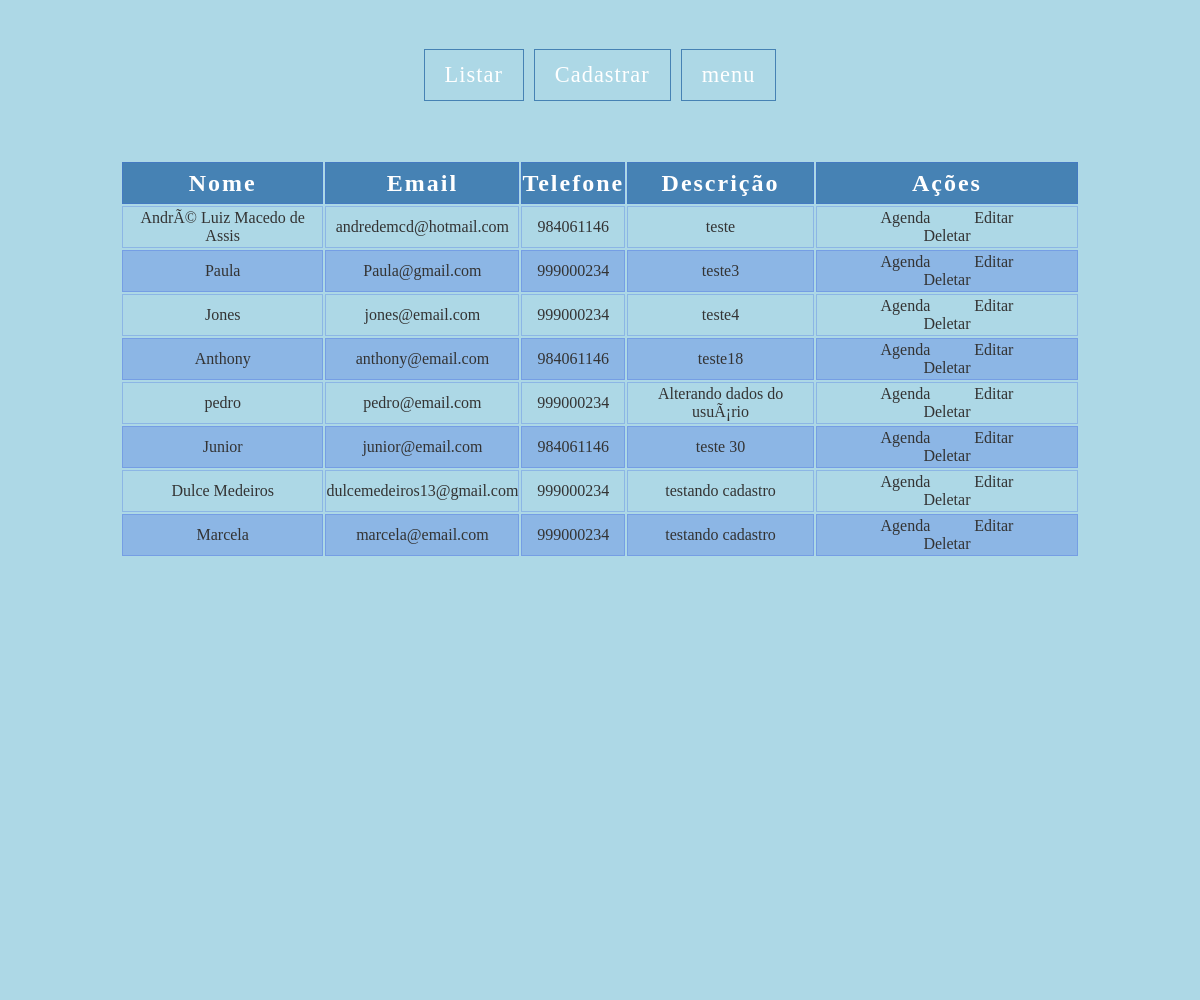
The app's page /includes/listar.php with its own data.
### tables this page shows
CREATE TABLE IF NOT EXISTS `usuario` (
  `id` int(11) NOT NULL AUTO_INCREMENT,
  `nome` varchar(150) NOT NULL,
  `email` varchar(150) NOT NULL,
  `telefone` varchar(12) DEFAULT NULL,
  `descricao` text,
  PRIMARY KEY (`id`)
);

### Class/classConexao.php (called while the page is built)
<?php
    abstract class ClassConexao{
        protected function conexaoDB() {
            try {
                $Con=new PDO("mysql:host=localhost;dbname=crud","root","");
                return $Con;
            }catch (PDOException $Erro) {
                return $Erro->getMessage();
            }
        }
    }

### Class/classCrud.php (called while the page is built, shortened)
<?php
class classCrud extends classConexao {
    private $crud;
    private function preparedStatements ($Query, $Parametros) {
        $this->crud=$this->conexaoDB()->prepare($Query);
        $this->crud->execute();
    }
    private function countParametros($Parametros) {
        $this->contador=count($Parametros);
    }
    public function selectDB($campos, $tabela, $condicao, $Parametros){
        $this->preparedStatements("select {$campos} from {$tabela} {$condicao}", $Parametros);
        return $this->crud;
    }
}

### includes/listar.php (the view, shortened to what this page needs)
<?php include("../includes/topo.php"); ?>
<?php include("../Class/classCrud.php"); ?>
<?php include("../includes/menu.php"); ?>
<section class="content">
    <table class="tabelaLista">
        <tr>
            <td>Nome</td>
            <td>Email</td>
            <td>Telefone</td>
            <td>Descrição</td>
            <td>Ações</td>
        </tr>
        <?php
            $crud=new classCrud();
            $bFetch=$crud->selectDB("*", "usuario", "", array() );
            while($fetch=$bFetch->fetch(PDO::FETCH_ASSOC)) {
        ?>
            <tr>
                <td><?php echo $fetch['nome']; ?></td>
                <td><?php echo $fetch['email']; ?></td>
                <td><?php echo $fetch['telefone']; ?></td>
                <td><?php echo $fetch['descricao']; ?></td>
                <td>
                    <div class="agenda"><a href="<?php echo "../verAgenda.php?id={$fetch['id']}"; ?>">Agenda</a></div>
                    <div class="editar"><a href="<?php echo "../cadastro.php?id={$fetch['id']}"; ?>">Editar</a></div>
                    <div><a class="deletar" href="<?php echo "../controllers/controllerDeletar.php?id={$fetch['id']}"; ?>">Deletar</a></div>
                </td>
            </tr>
        <?php
            }
        ?>
    </table>
</section>

### includes/topo.php (shortened to what this page needs)
<!DOCTYPE html>
<html lang="pt-br">
<head>
    <link rel="stylesheet" href="../css/estilo.css">
</head>
<body>
    <section class="content">

### includes/menu.php
<nav class="menu">
        <ul>
            <li><a href="includes/listar.php">Listar</a></li>
            <li><a href="../index.php">Cadastrar</a></li>
            <li><a href="#">menu</a></li>
        </ul>
</nav>

### css/estilo.css (style rules this page uses)
* { margin: 0; padding: 0; font-family: "proxima-sof", 'Alice', serif; }
html,body { height: 100%; }
.content { height: 100vh; background: rgba(173,216,230, 1); padding: 40px 0 40px 0; }
.menu { width: 50%; min-width: 300px; margin: 10px auto 20px auto; }
.menu ul { height: 50px; list-style: none; display: flex; align-items: center; justify-content: center; }
.menu ul li { display: inline-flex; border: 1px solid rgba(70, 130, 180, 1); margin: 0 5px 0 5px; padding: 0 20px 0 20px; height: 50px; align-items: center; justify-content: center; transition: .5s; }
.menu ul li a { text-decoration: none; font-size: 1.4em; letter-spacing: 1px; color: #fff; }
.tabelaLista { width: 80%; margin: auto; color: #333; }
.tabelaLista td { height: 40px; text-align: center; border: 1px solid rgba(65,105,225, 0.3); }
.tabelaLista tr:nth-child(2n+1) { background: rgba(65,105,225, 0.3); }
.tabelaLista tr:first-child { background-color: rgba(70, 130, 180, 1); font-size: 1.5em; letter-spacing: 2px; font-weight: bold; color: #fff; }
.tabelaLista div { display: inline; margin: 0 10px 0 10px; padding: 10px; }
.tabelaLista div a { color: #333; text-decoration: none; }

### records on screen
usuario: nome "AndrÃ© Luiz Macedo de Assis", email "andredemcd@hotmail.com", telefone "984061146", descricao "teste"
usuario: nome "Paula", email "Paula@gmail.com", telefone "999000234", descricao "teste3"
usuario: nome "Jones", email "jones@email.com", telefone "999000234", descricao "teste4"
usuario: nome "Anthony", email "anthony@email.com", telefone "984061146", descricao "teste18"
usuario: nome "pedro", email "pedro@email.com", telefone "999000234", descricao "Alterando dados do usuÃ¡rio"
usuario: nome "Junior", email "junior@email.com", telefone "984061146", descricao "teste 30"
usuario: nome "Dulce Medeiros", email "dulcemedeiros13@gmail.com", telefone "999000234", descricao "testando cadastro"
usuario: nome "Marcela", email "marcela@email.com", telefone "999000234", descricao "testando cadastro"
